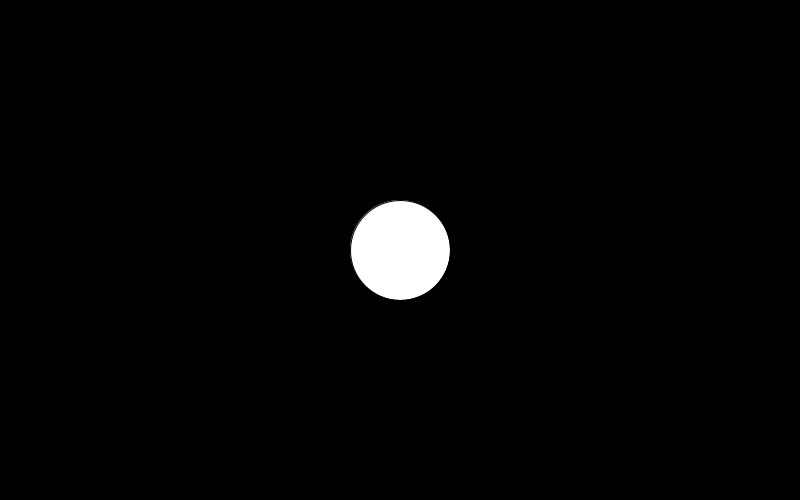
Frame 1 (no input)
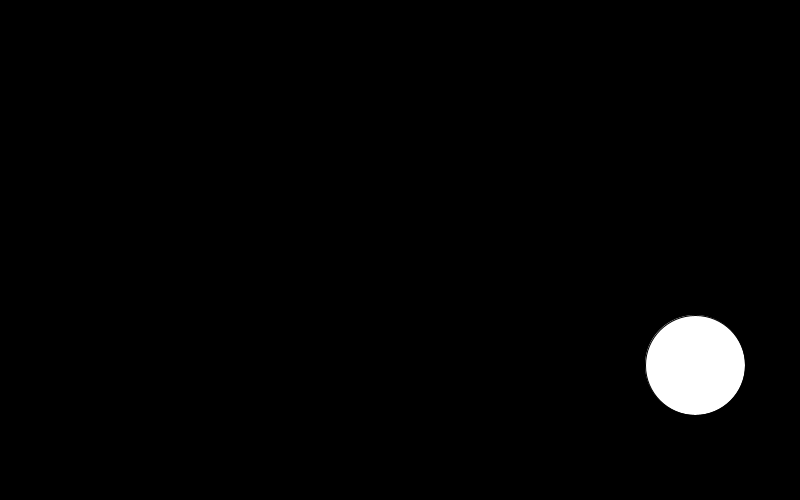
Frame 60 (the mouse pressed at the canvas centre just before this capture)
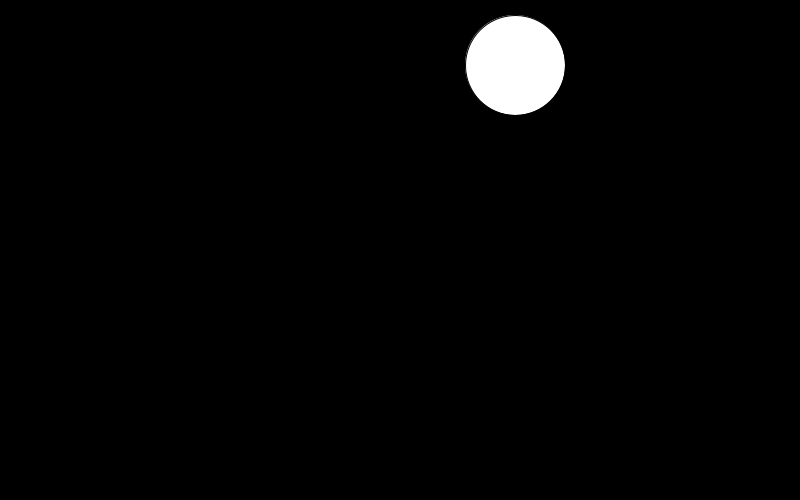
Frame 120 (the mouse held since frame 60 and released just before this capture)

The Processing sketch that drew these frames (run headless with seeded random() and noise(); from frame 60 on, the mouse is pressed at the canvas centre):

// Processing sketch: collision_ball
// ── collision_ball.pde
//declare PVectors and variables
float sz=100;
PVector loc;
PVector mouse;
PVector vel;

void setup() {
  size(800, 500); 
  //initialize the PVectors
  loc=new PVector(width/2, height/2);
  mouse=new PVector();
  vel=new PVector(5, 5);
}

void draw() {
  background(0);

  //set value for mouse PVector
  mouse.set(mouseX, mouseY);

  //draw ellipse based on loc
  ellipse(loc.x, loc.y, sz, sz);

  //increase loc by vel
  loc.add(vel);

  //make ball bounce off the wall
  if (loc.x+sz/2>width) {
    vel.x=-abs(vel.x);
  }
  if (loc.x-sz/2<0) {
    vel.x=abs(vel.x);
  }
  if (loc.y+sz/2>height) {
    vel.y=-abs(vel.y);
  }
  if (loc.y-sz/2<0) {
    vel.y=abs(vel.y);
  }

  //make ball bounce when it hits the mouse
  if (loc.dist(mouse)<sz/2) {
    if (loc.x<mouse.x) {
      vel.x=-abs(vel.x);
    } else {
      vel.x=abs(vel.x);
    }
    if (loc.y>mouse.y) {
      vel.y=abs(vel.y);
    } else {
      vel.y=-abs(vel.y);
    }
  }
}
